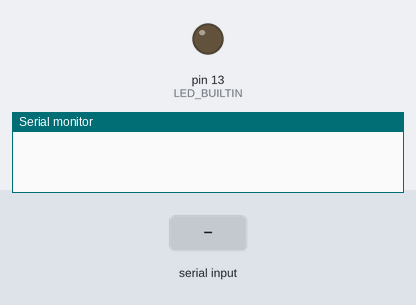
Simulated run of this sketch. Board: Arduino Uno, built with avr-gcc and run on an emulated ATmega328P. On the bench: output pins drawn as LEDs (lit = HIGH), the last lines printed to the serial monitor. Inputs (shaded band) come from the test bench.

Above: at 1.2 s.
1.3 s: "L" received over Serial
At 2.0 s:
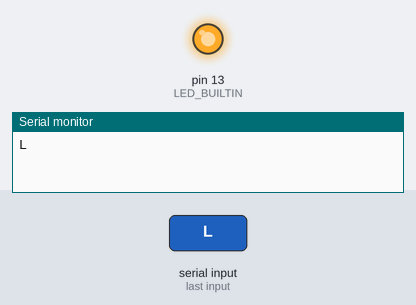
2.8 s: "D" received over Serial
At 3.1 s:
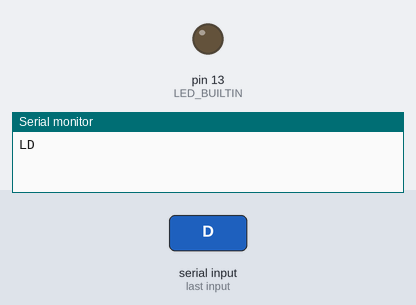
Timing chart, 0 to 5.8 s (numbered marks = the images above; inputs shaded):
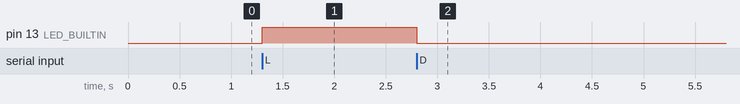

Measured:
- after the input at 1.3 s, pin 13 (LED_BUILTIN): LOW → HIGH at once
- after the input at 2.8 s, pin 13 (LED_BUILTIN): HIGH → LOW at once

The sketch:

server.ino
```cpp
void setup() {
  // put your setup code here, to run once:
  Serial.begin(9600);
  pinMode(LED_BUILTIN, OUTPUT);
  digitalWrite(LED_BUILTIN, LOW);

}

void loop() {
  // put your main code here, to run repeatedly:

  if(Serial.available()){
    char c = Serial.read();
    Serial.print(c);

    if (c == 'L'){
      digitalWrite(LED_BUILTIN, HIGH);
    } else if (c =='D') {
      digitalWrite(LED_BUILTIN, LOW);
    }
  }

}
```
